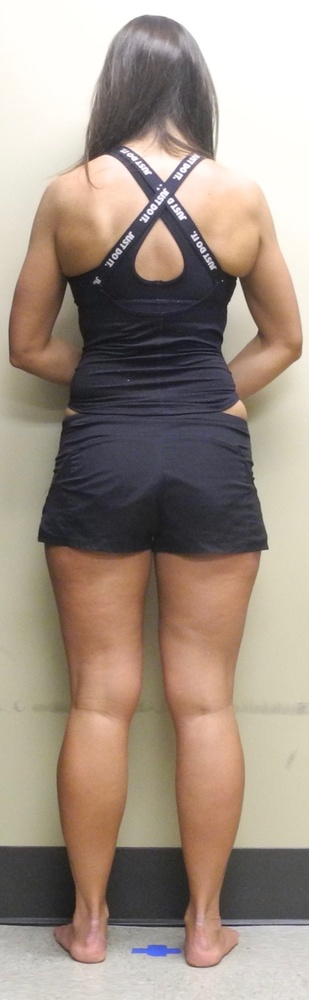
%> input picture data/iMADE_CAM_POS_1035.jpg, 309 x 1000 px, shrunk from 611 x 1975 before the run; its folder holds only this picture in this run
$ octave segTest_v1.m   (GNU Octave 9; MATLAB toolbox functions it lacks are replaced by stand-ins)
%> lines starting %> are read from the running program, lines starting %| are printed output that depends on the picture; in (x1, y1, x2, y2) boxes, pixels count from 0 and x2, y2 are one past the last pixel; in counts of white or black regions, pixels touching at a corner belong together; the program's own positions count from 1
%> further down, im is the input picture: size 1000x309x3 uint8; mean R, G, B 159.6, 144.8, 132.8
### HeightEstimate.m
function [highHeight, lowHeight, heightValue, BWs] = HeightEstimate(im, th)
%> called with th = 100
%Estimate the height of the person
%input: im, image
%       th, threshold for gradient
%output: highHeight, lowHeight, heightValue

%upper part for edge detection
   %based on gradient map
    tmp = rgb2gray(im); %convert RGB image to grayscale
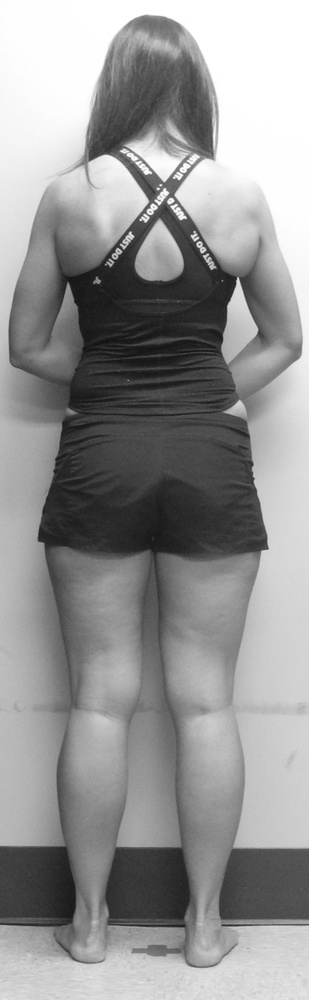
%> tmp: size 1000x309 uint8; min 15, max 255, mean 147.8
    [row col] = size(tmp); %dimensions of the image
%> row = 1000; col = 309
    [Gmag,Gdir] = imgradient(tmp); %return the gradient magnitude and gradient direction
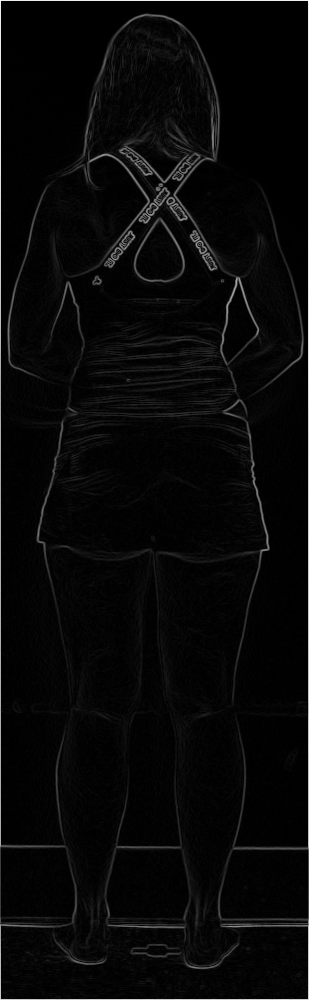
%> Gmag: size 1000x309 double; min 0, max 1081.9, mean 36.5; drawn with min black and max white
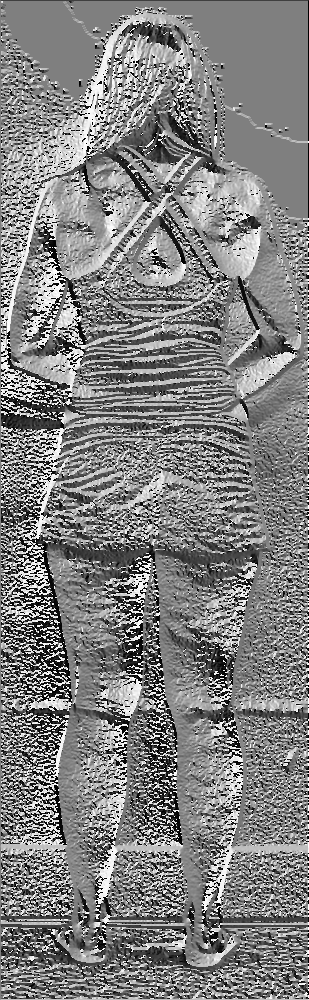
%> Gdir: size 1000x309 double; min -180, max 179.9, mean 2.4; drawn with min black and max white
    BWs = Gmag>th; %find pixels where Gmag > th, return 1, otherwise return 0
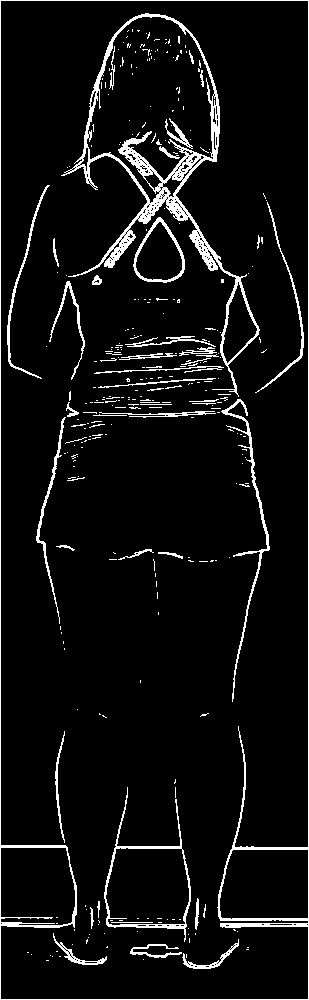
%> BWs: size 1000x309 logical; 6.4% white in thin lines or dots
    [rowID colID] = find(BWs == 1); %locations where BWs = 1
%> rowID = 19760 values from 1 to 1000; colID = 19760 values from 1 to 309
    lowHeight = min(rowID); %pixel location on the top
%> lowHeight = 1

%lower part based on ostu thresholding
    [row col] = size(tmp);
    [counts,x] = imhist(tmp,16); %typically set the histogram on 16 level
%> counts = [0; 922; 20612; 22637; 25186; 16618; 13701; 18528; 26226; 25350; 24595; 20461; 30917; 18110; 8824; 36313]; x = [0; 17; 34; 51; 68; 85; 102; 119; 136; 153; 170; 187; 204; 221; 238; 255]
    T = otsuthresh(counts); %compute a global threshold T from counts
%> T = 0.533
    BW = imbinarize(tmp,T); %convert the grayscale image to binary image using T, values above T are replaced by 1, others are set to 0
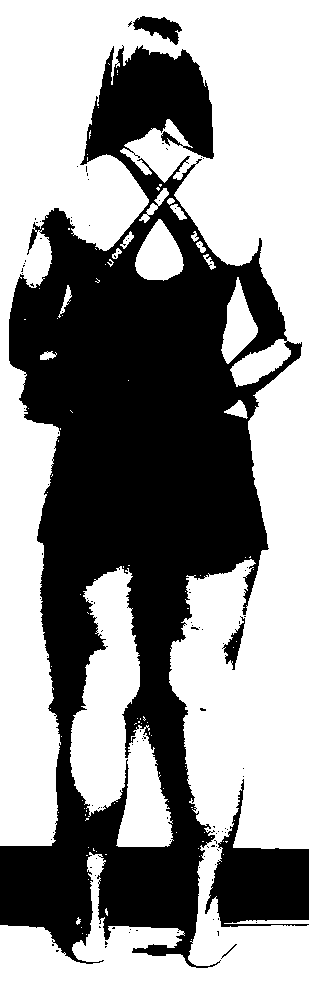
%> BW: size 1000x309 logical; 57.4% white; 107 black regions (102 under 20 px), largest, box (x1, y1, x2, y2) and area: (0, 45, 302, 968) 122855, (205, 779, 309, 927) 7315, (133, 16, 182, 45) 732, (222, 616, 245, 670) 432, (221, 944, 237, 959) 30
    [rowID colID] = find(BW == 0); %locations where BW = 0
%> rowID = 131594 values from 17 to 968; colID = 131594 values from 1 to 309
    highHeight = max(rowID); %pixel locations on the bottom
%> highHeight = 968
    heightValue = highHeight - lowHeight;  %height value
%> heightValue = 967

end

### segTest_v1.m
%%%%%%%%%%%%%%%%%%%%%%%%%%%%%%%%%%%%%%%%%%%%%%
%% segmentation with Ostu thresholding
%%%%%%%%%%%%%%%%%%%%%%%%%%%%%%%%%%%%%%%%%%%%%
clc, clear, close all
tic %start stopwatch timer
f = filesep; %return the file separator character for this platform
%folder where the source data is stored
%path = ['C:\MATLAB Work\Nguyen\Project\data\'];
path = '.\data\';
%output folder
output_path = ['.\output\Two_measure'];
if exist(output_path) ~= 7 %if the folder does not exist (return value not equal to 7)
   mkdir(output_path) %make directory
end

%index all jpg images
img_dir = dir(fullfile(path, '**\*.jpg')); %list folder contents
HeightMode = 1; %plot the height in the image
%parameters to determine the height
th_Top = 100;  %threshold to determine the upper limit of the height

for i = 1:length(img_dir)
%estimate height first

   im = imread([img_dir(i).folder '\' img_dir(i).name]); %read images from the folder
   [highHeight, lowHeight, heightValue, BWs] = HeightEstimate(im, th_Top); %call function
%> highHeight = 968; lowHeight = 1; heightValue = 967
   [row col three] = size(im);
%> row = 1000; col = 309; three = 3

   %%
   %plot
   figure(1), imshow(im), hold on %create figure window
   if HeightMode == 1
       line([1 col], [lowHeight lowHeight], 'color', 'red'), %create a line at the top
       line([1 col], [highHeight highHeight], 'color', 'red'), %create a line at the bottom
       line([round(col/2) round(col/2)], [lowHeight highHeight], 'color', 'red', 'linestyle', '--') %create a vertical line at the middle
       text(round(col/2),lowHeight+(highHeight - lowHeight)/2, [num2str(heightValue) ' pixels'], 'color', 'red') %output value
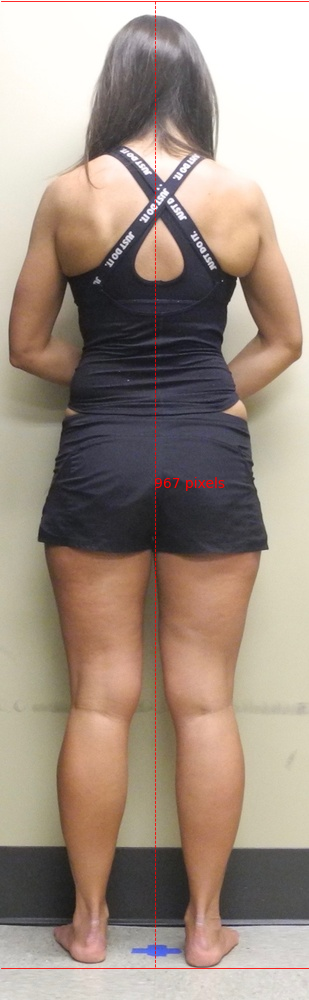
%> figure redrawn from the program's plot data
   end
   outputName = [output_path '\' img_dir(i).name];
   print(gcf,'-dtiff', outputName)
   close all
end
toc %read the stopwatch timer

$ run again, on data/iMADE_CAM_POS_1040.jpg
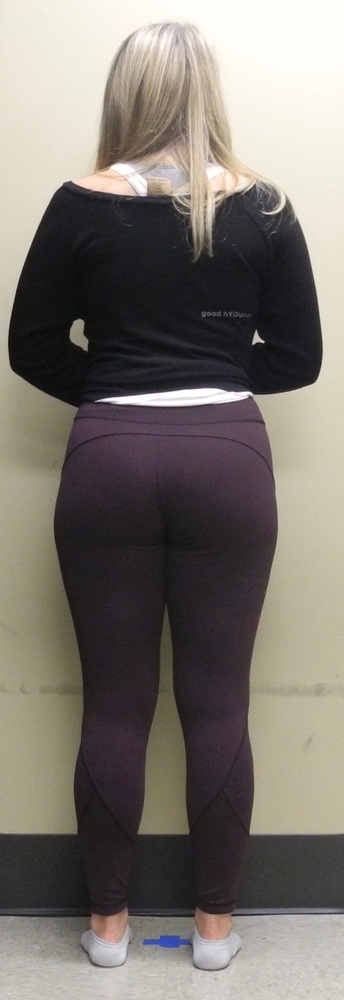
%> input picture data/iMADE_CAM_POS_1040.jpg, 344 x 1000 px, shrunk from 656 x 1909 before the run
%> im is the input picture: size 1000x344x3 uint8; mean R, G, B 122.7, 117, 110.5
%> in HeightEstimate, `BWs = Gmag>th;`:
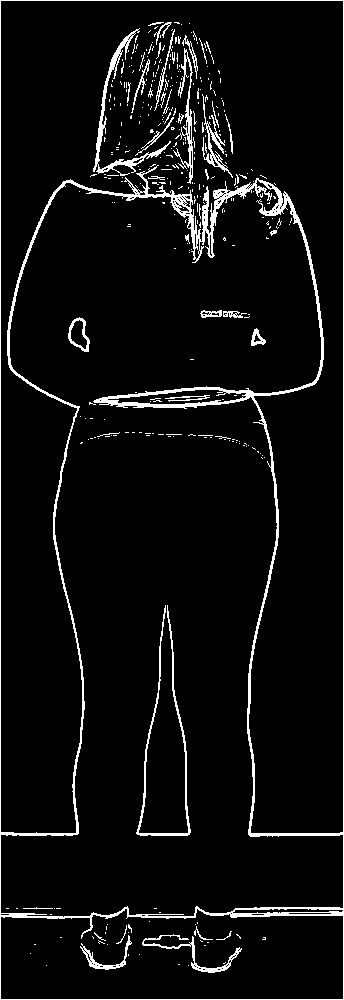
%> BWs: size 1000x344 logical; 5.7% white in thin lines or dots
%> in HeightEstimate, `[rowID colID] = find(BWs == 1);`: rowID = 19479 values from 1 to 1000; colID = 19479 values from 1 to 344
%> in HeightEstimate, `lowHeight = min(rowID);`: lowHeight = 1
%> counts = [0; 26395; 79964; 30704; 17401; 9163; 7972; 12117; 12848; 19162; 19179; 31967; 18942; 14847; 25559; 17780]; x = [0; 17; 34; 51; 68; 85; 102; 119; 136; 153; 170; 187; 204; 221; 238; 255]
%> T = 0.467
%> BW: size 1000x344 logical; 48.3% white; 103 white regions (94 under 20 px), largest, box (x1, y1, x2, y2) and area: (0, 0, 344, 835) 138437, (0, 912, 344, 1000) 25904, (139, 786, 173, 834) 873
%> in HeightEstimate, `[rowID colID] = find(BW == 0);`: rowID = 177864 values from 44 to 971; colID = 177864 values from 1 to 344
%> in HeightEstimate, `highHeight = max(rowID);`: highHeight = 971
%> in HeightEstimate, `heightValue = highHeight - lowHeight;`: heightValue = 970
%> `[highHeight, lowHeight, heightValue, BWs] = HeightEstimate(im, th_Top);`: highHeight = 971; lowHeight = 1; heightValue = 970
%> `text(round(col/2),lowHeight+(highHeight - lowHeight)/2, [num2str(heigh..`:
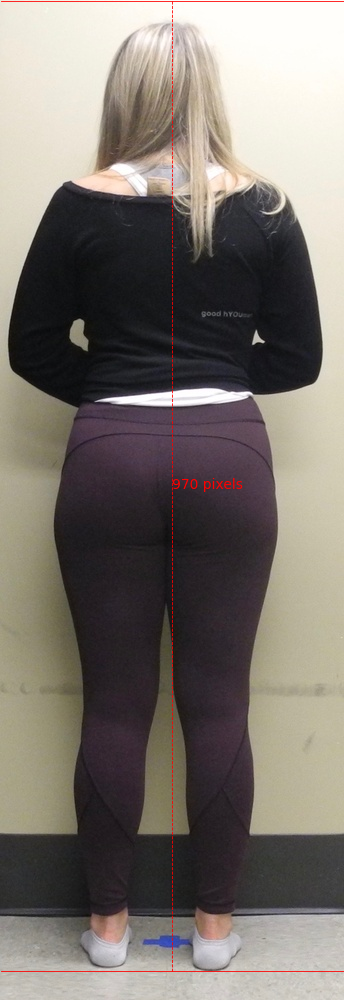
%> figure redrawn from the program's plot data

$ run again, on data/iMADE_CAM_POS_1041.jpg
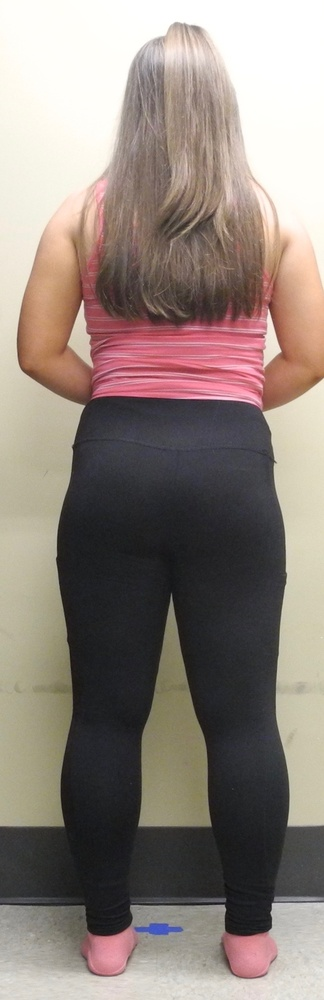
%> input picture data/iMADE_CAM_POS_1041.jpg, 324 x 1000 px, shrunk from 651 x 2011 before the run
%> im is the input picture: size 1000x324x3 uint8; mean R, G, B 142.5, 130.8, 123.5
%> in HeightEstimate, `BWs = Gmag>th;`:
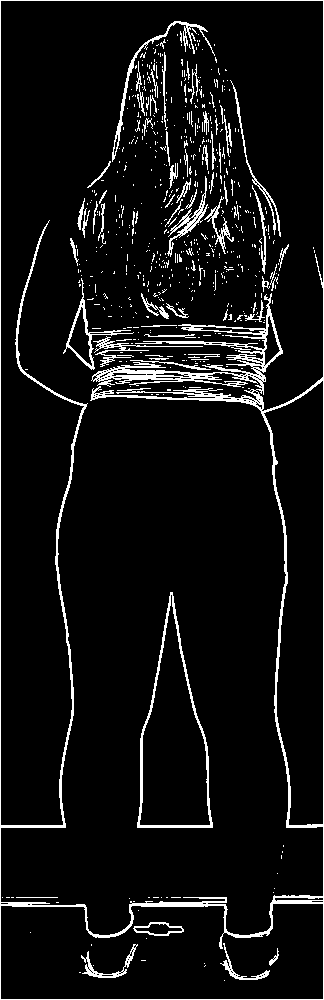
%> BWs: size 1000x324 logical; 6.9% white in thin lines or dots
%> in HeightEstimate, `[rowID colID] = find(BWs == 1);`: rowID = 22489 values from 1 to 1000; colID = 22489 values from 1 to 324
%> in HeightEstimate, `lowHeight = min(rowID);`: lowHeight = 1
%> counts = [0; 3285; 61216; 29405; 19159; 8082; 10867; 17552; 24109; 20729; 21736; 20684; 20968; 14476; 10417; 41315]; x = [0; 17; 34; 51; 68; 85; 102; 119; 136; 153; 170; 187; 204; 221; 238; 255]
%> T = 0.467
%> BW: size 1000x324 logical; 57% white; 186 black regions (167 under 20 px), largest, box (x1, y1, x2, y2) and area: (0, 132, 324, 979) 137694, (134, 923, 183, 935) 364, (160, 78, 166, 129) 137
%> in HeightEstimate, `[rowID colID] = find(BW == 0);`: rowID = 139385 values from 72 to 979; colID = 139385 values from 1 to 324
%> in HeightEstimate, `highHeight = max(rowID);`: highHeight = 979
%> in HeightEstimate, `heightValue = highHeight - lowHeight;`: heightValue = 978
%> `[highHeight, lowHeight, heightValue, BWs] = HeightEstimate(im, th_Top);`: highHeight = 979; lowHeight = 1; heightValue = 978
%> `text(round(col/2),lowHeight+(highHeight - lowHeight)/2, [num2str(heigh..`:
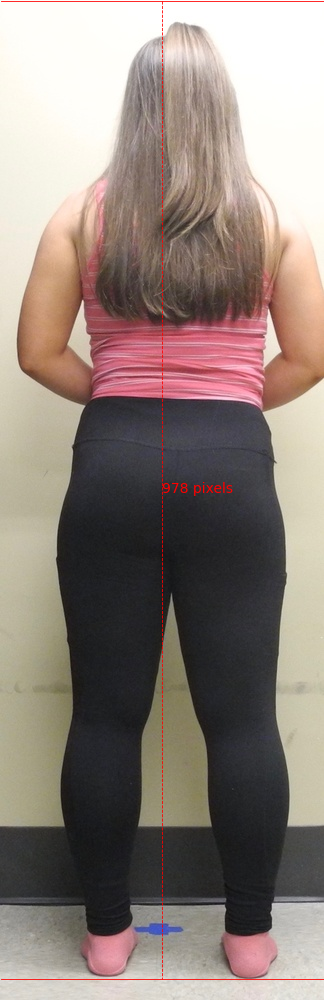
%> figure redrawn from the program's plot data

$ run again, on data/iMADE_CAM_POS_1043.jpg
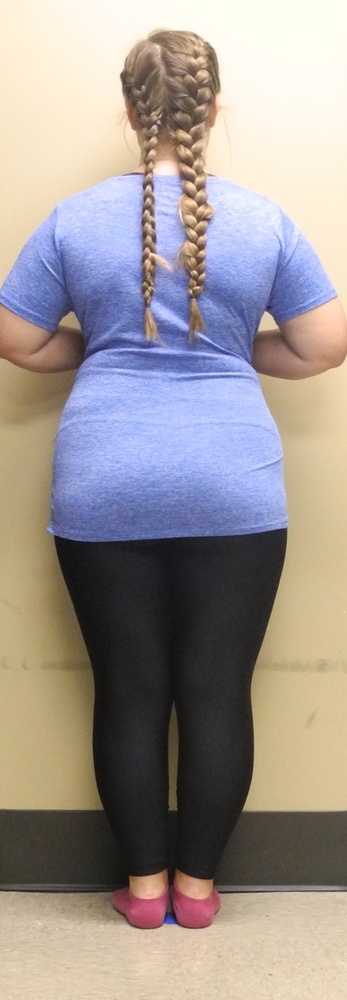
%> input picture data/iMADE_CAM_POS_1043.jpg, 347 x 1000 px, shrunk from 663 x 1912 before the run
%> im is the input picture: size 1000x347x3 uint8; mean R, G, B 158.4, 150, 147.1
%> in HeightEstimate, `BWs = Gmag>th;`:
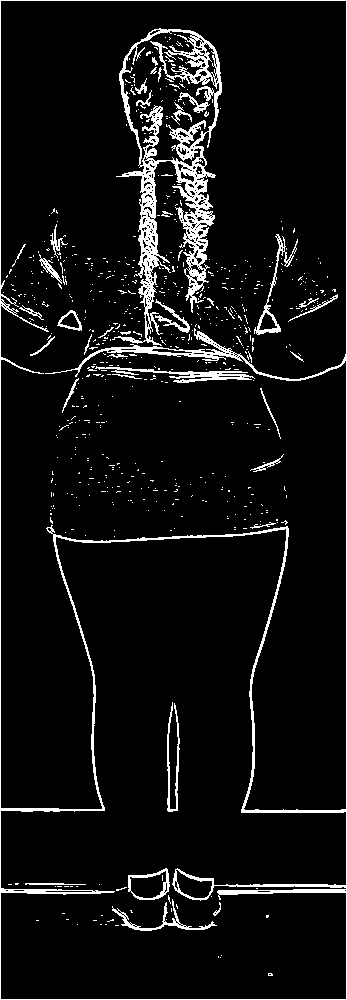
%> BWs: size 1000x347 logical; 6.8% white in thin lines or dots
%> in HeightEstimate, `[rowID colID] = find(BWs == 1);`: rowID = 23490 values from 1 to 1000; colID = 23490 values from 1 to 347
%> in HeightEstimate, `lowHeight = min(rowID);`: lowHeight = 1
%> counts = [0; 12278; 38705; 13881; 10743; 9539; 15513; 17982; 16959; 19951; 31614; 39183; 48711; 16401; 31155; 24385]; x = [0; 17; 34; 51; 68; 85; 102; 119; 136; 153; 170; 187; 204; 221; 238; 255]
%> T = 0.467
%> BW: size 1000x347 logical; 68.2% white; 201 black regions (172 under 20 px), largest, box (x1, y1, x2, y2) and area: (0, 491, 347, 929) 87106, (0, 238, 161, 412) 7902, (154, 234, 305, 379) 6815
%> in HeightEstimate, `[rowID colID] = find(BW == 0);`: rowID = 110412 values from 37 to 929; colID = 110412 values from 1 to 347
%> in HeightEstimate, `highHeight = max(rowID);`: highHeight = 929
%> in HeightEstimate, `heightValue = highHeight - lowHeight;`: heightValue = 928
%> `[highHeight, lowHeight, heightValue, BWs] = HeightEstimate(im, th_Top);`: highHeight = 929; lowHeight = 1; heightValue = 928
%> `text(round(col/2),lowHeight+(highHeight - lowHeight)/2, [num2str(heigh..`:
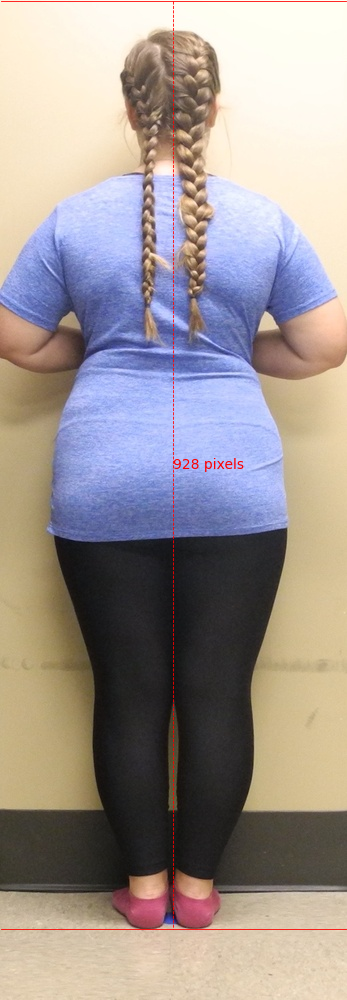
%> figure redrawn from the program's plot data
